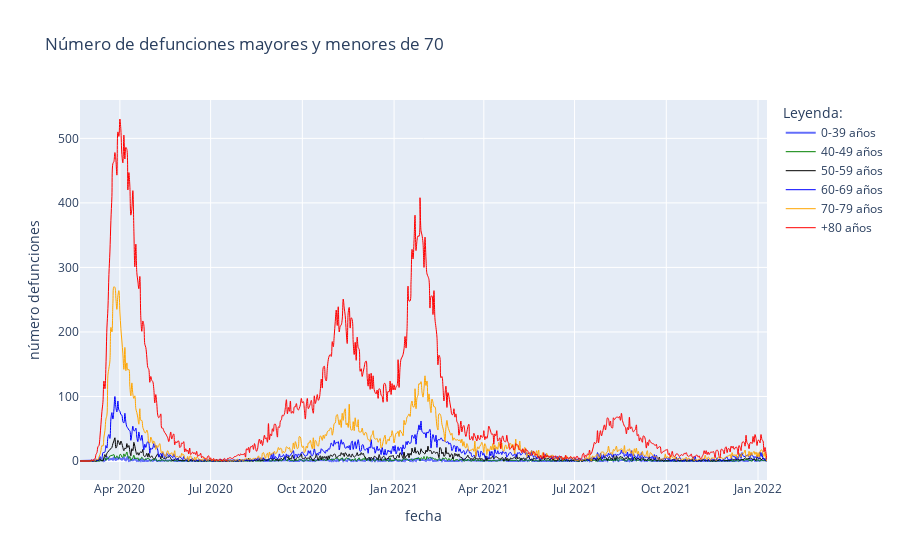

Notebook cell for this chart:
### Code cell
# creamos dataframe riesgo y no riesgo
df_gedad_0_39 = datos_covid[(datos_covid['grupo_edad']=='0-9')|(datos_covid['grupo_edad']=='10-19')|(datos_covid['grupo_edad']=='20-29')|(datos_covid['grupo_edad']=='30-39')].groupby(
    ['fecha'],as_index=False).agg({'num_casos': np.sum, 'num_def': np.sum})
df_gedad_40_49 = datos_covid[(datos_covid['grupo_edad']=='40-49')].groupby(
    ['fecha'],as_index=False).agg({'num_casos': np.sum, 'num_def': np.sum})
df_gedad_50_59 = datos_covid[(datos_covid['grupo_edad']=='50-59')].groupby(
    ['fecha'],as_index=False).agg({'num_casos': np.sum, 'num_def': np.sum})
df_gedad_60_69 = datos_covid[(datos_covid['grupo_edad']=='60-69')].groupby(
    ['fecha'],as_index=False).agg({'num_casos': np.sum, 'num_def': np.sum})
df_gedad_70_79 = datos_covid[(datos_covid['grupo_edad']=='70-79')].groupby(
    ['fecha'],as_index=False).agg({'num_casos': np.sum, 'num_def': np.sum})
df_gedad_80 = datos_covid[(datos_covid['grupo_edad']=='80+')].groupby(
    ['fecha'],as_index=False).agg({'num_casos': np.sum, 'num_def': np.sum})


 # creamos la visualizacion
fig = px.line(x = df_gedad_0_39['fecha'], y = df_gedad_0_39['num_def'], title = 'Número de defunciones por grupo de edad', 
              color = px.Constant('0-39 años'), labels = dict(x="fecha", y="número defunciones", color="Leyenda:"))
fig.add_trace(go.Scatter(x = df_gedad_40_49['fecha'], y = df_gedad_40_49['num_def'], name = "40-49 años", 
                         line_shape = 'spline', mode='lines', line = dict(color='green', width=1, dash='solid')))
fig.add_trace(go.Scatter(x = df_gedad_50_59['fecha'], y = df_gedad_50_59['num_def'], name = "50-59 años", 
                         line_shape = 'spline', mode='lines', line = dict(color='black', width=1, dash='solid')))
fig.add_trace(go.Scatter(x = df_gedad_60_69['fecha'], y = df_gedad_60_69['num_def'], name = "60-69 años", 
                         line_shape = 'spline', mode='lines', line = dict(color='blue', width=1, dash='solid')))
fig.add_trace(go.Scatter(x = df_gedad_70_79['fecha'], y = df_gedad_70_79['num_def'], name = "70-79 años", 
                         line_shape = 'spline', mode='lines', line = dict(color='orange', width=1, dash='solid')))
fig.add_trace(go.Scatter(x = df_gedad_80['fecha'], y = df_gedad_80['num_def'], name = "+80 años", 
                         line_shape = 'spline', mode='lines', line = dict(color='red', width=1, dash='solid')))

fig.update_layout(hovermode = "x")
fig.show()

### Figure 1 — Plotly figure (JSON) as saved in the notebook; plotly's stock layout.template omitted (floating-point values rounded to 4 significant figures; data arrays with more than 128 entries replaced by an {"elided": "..."} marker saying what was removed)
{"data": [{"hovertemplate": "Leyenda:=0-39 años<br>fecha=%{x}<br>número defunciones=%{y}<extra></extra>", "legendgroup": "0-39 años", "line": {"color": "#636efa", "dash": "solid"}, "mode": "lines", "name": "0-39 años", "orientation": "v", "showlegend": true, "type": "scatter", "x": {"elided": "690 str values"}, "xaxis": "x", "y": {"elided": "690 int values"}, "yaxis": "y"}, {"line": {"color": "green", "dash": "solid", "shape": "spline", "width": 1}, "mode": "lines", "name": "40-49 años", "type": "scatter", "x": {"elided": "690 str values"}, "y": {"elided": "690 int values"}}, {"line": {"color": "black", "dash": "solid", "shape": "spline", "width": 1}, "mode": "lines", "name": "50-59 años", "type": "scatter", "x": {"elided": "690 str values"}, "y": {"elided": "690 int values"}}, {"line": {"color": "blue", "dash": "solid", "shape": "spline", "width": 1}, "mode": "lines", "name": "60-69 años", "type": "scatter", "x": {"elided": "690 str values"}, "y": {"elided": "690 int values"}}, {"line": {"color": "orange", "dash": "solid", "shape": "spline", "width": 1}, "mode": "lines", "name": "70-79 años", "type": "scatter", "x": {"elided": "690 str values"}, "y": {"elided": "690 int values"}}, {"line": {"color": "red", "dash": "solid", "shape": "spline", "width": 1}, "mode": "lines", "name": "+80 años", "type": "scatter", "x": {"elided": "690 str values"}, "y": {"elided": "690 int values"}}], "layout": {"hovermode": "x", "legend": {"title": {"text": "Leyenda:"}, "tracegroupgap": 0}, "title": {"text": "Número de defunciones mayores y menores de 70"}, "xaxis": {"anchor": "y", "domain": [0, 1], "title": {"text": "fecha"}}, "yaxis": {"anchor": "x", "domain": [0, 1], "title": {"text": "número defunciones"}}}}
